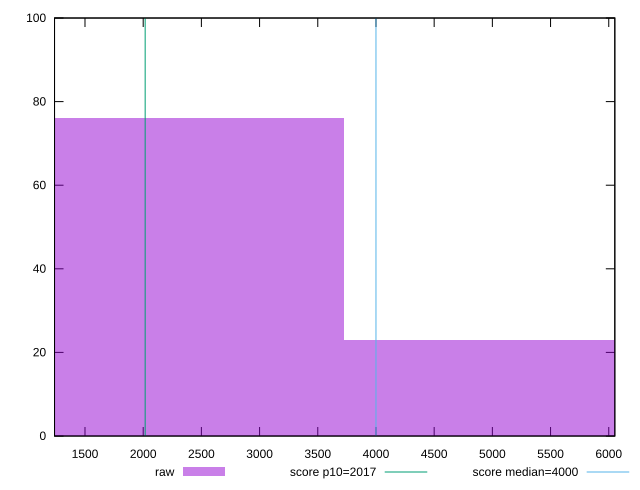

Write the gnuplot code that produced this figure.
reset

$raw <<EOF
2482.7724658947263 76
4965.544931789453 23
0 1
EOF

set key outside below
set boxwidth 2482.7724658947263
set xrange [1238.2920000000001:6052.14]
set yrange [0:100]
set trange [0:100]
set style fill transparent solid 0.5 noborder

set parametric
set terminal svg size 640, 490 enhanced background rgb 'white'
set output "report_00013_2021-02-09T12-04-24.940Z/mainthread-work-breakdown/samples/pages+cached+noadtech/raw/histogram.svg"

plot $raw title "raw" with boxes, \
     2017,t title "score p10=2017", \
     4000,t title "score median=4000"

reset
